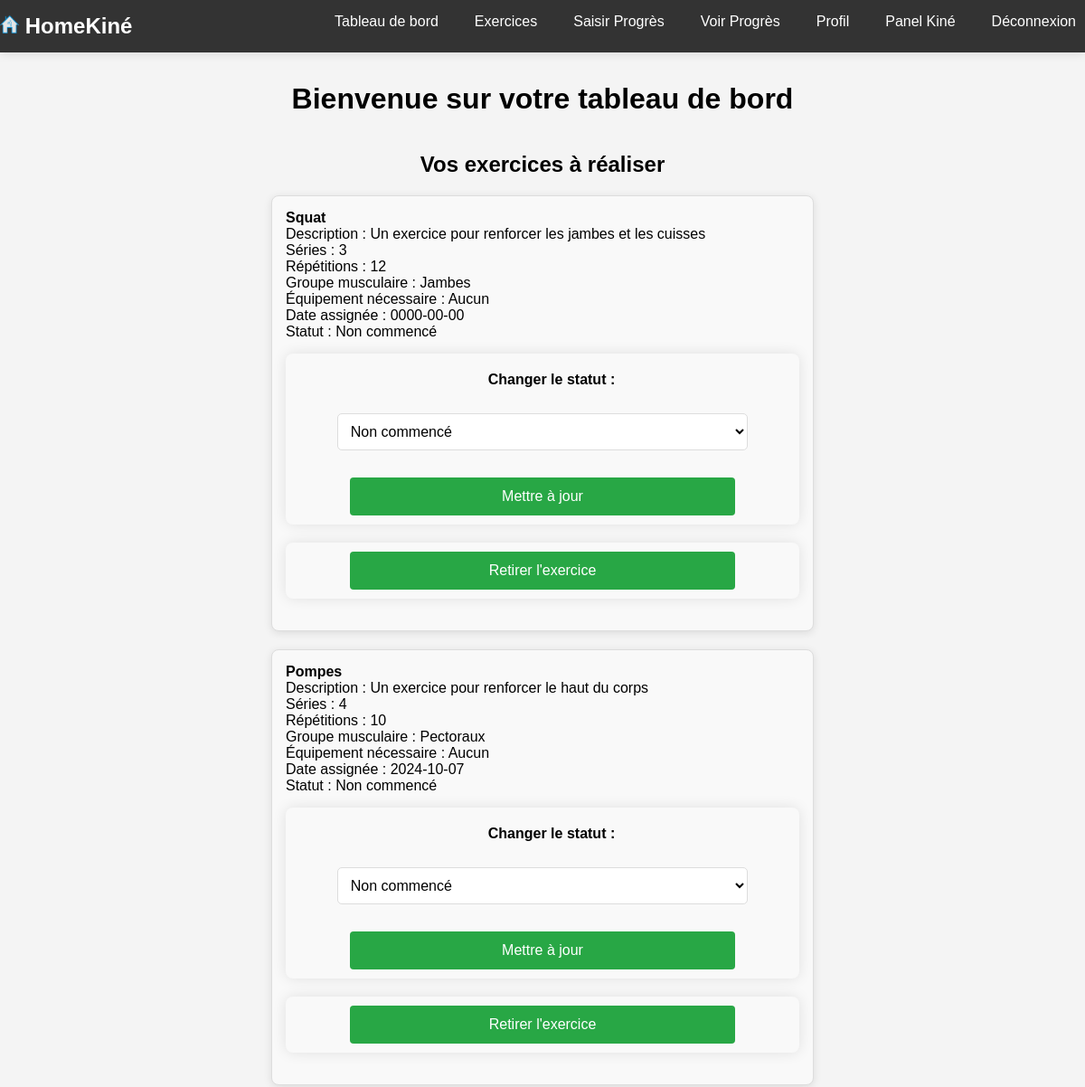
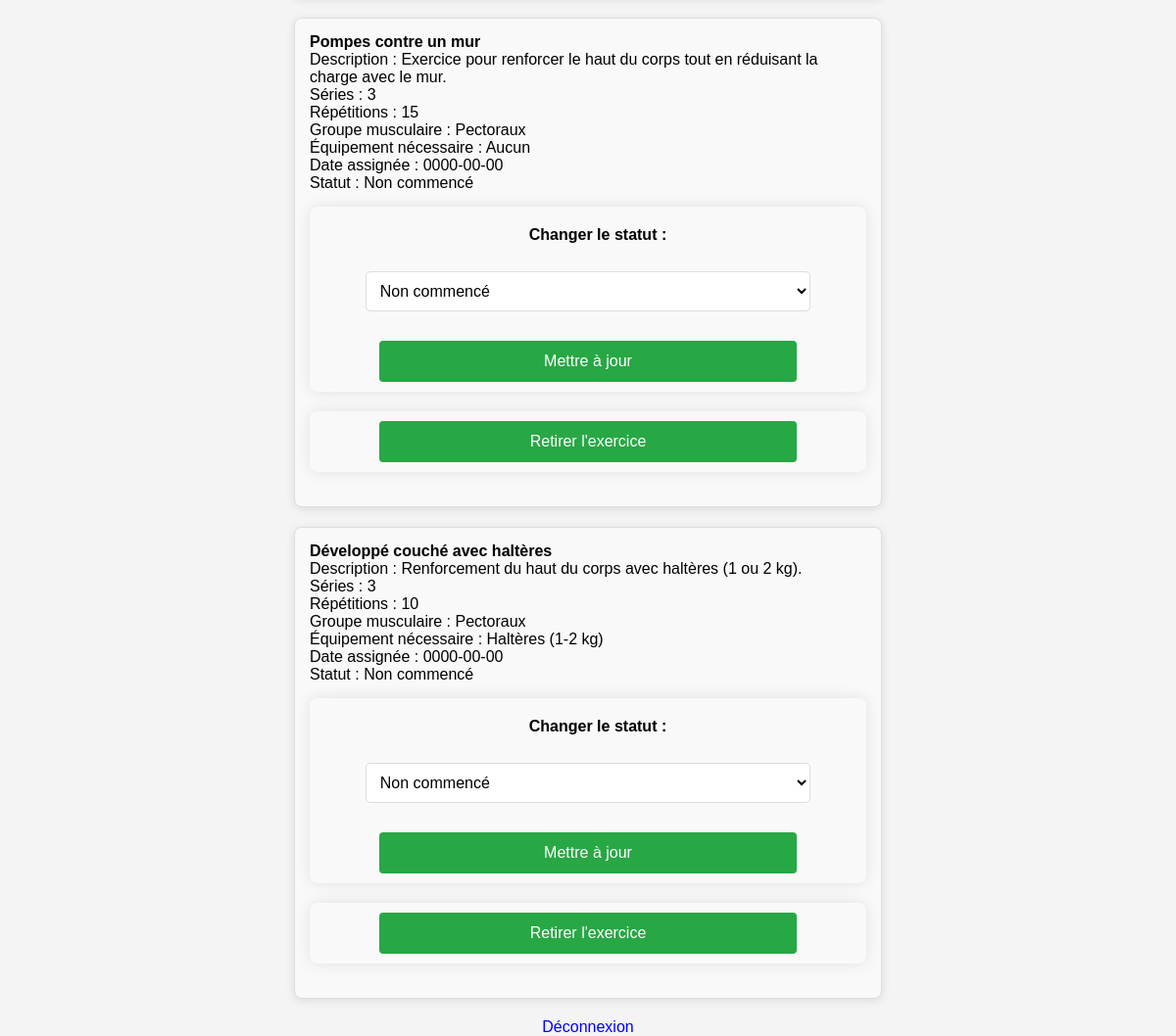
Page /dashboard.php (signed in) on the committed database (2 pictures, top to bottom).
### tables this page shows
CREATE TABLE IF NOT EXISTS `user_exercises` (
  `id` int NOT NULL AUTO_INCREMENT,
  `user_id` int NOT NULL,
  `exercise_id` int NOT NULL,
  `assigned_date` date NOT NULL,
  `status` enum('not_started','in_progress','completed') DEFAULT 'not_started',
  `target_score` int DEFAULT NULL,
  PRIMARY KEY (`id`),
  UNIQUE KEY `unique_user_exercise` (`user_id`,`exercise_id`),
  KEY `exercise_id` (`exercise_id`)
);

CREATE TABLE IF NOT EXISTS `exercises` (
  `id` int NOT NULL AUTO_INCREMENT,
  `name` varchar(100) NOT NULL,
  `description` text NOT NULL,
  `equipment_needed` varchar(100) DEFAULT NULL,
  `video_link` varchar(255) DEFAULT NULL,
  `created_at` timestamp NULL DEFAULT CURRENT_TIMESTAMP,
  `sets` int DEFAULT NULL,
  `reps` int DEFAULT NULL,
  `muscle_group_id` int DEFAULT NULL,
  PRIMARY KEY (`id`),
  KEY `fk_muscle_group` (`muscle_group_id`)
);

CREATE TABLE IF NOT EXISTS `muscle_groups` (
  `id` int NOT NULL AUTO_INCREMENT,
  `name` varchar(100) NOT NULL,
  PRIMARY KEY (`id`)
);

### dashboard.php (the view, shortened to what this page needs)
<?php
include('header.php');
include('config.php');
$user_id = $_SESSION['user_id'];
$query = "SELECT user_exercises.id AS user_exercise_id,
                 exercises.name,
                 exercises.description,
                 exercises.sets,
                 exercises.reps,
                 exercises.equipment_needed,
                 muscle_groups.name AS muscle_group_name,
                 user_exercises.status,
                 user_exercises.assigned_date
          FROM user_exercises
          JOIN exercises ON user_exercises.exercise_id = exercises.id
          JOIN muscle_groups ON exercises.muscle_group_id = muscle_groups.id
          WHERE user_exercises.user_id = '$user_id'";
$result = mysqli_query($conn, $query);
?>
<!DOCTYPE html>
<html lang="fr">
<head>
    <link rel="stylesheet" href="style.css">
</head>
<body>
    <h1>Bienvenue sur votre tableau de bord</h1>
    <h2>Vos exercices à réaliser</h2>
    <ul class="exercise-list">
        <?php while ($row = mysqli_fetch_assoc($result)): ?>
            <li class="exercise-card">
                <strong><?php echo $row['name']; ?></strong><br>
                Description : <?php echo $row['description']; ?><br>
                Séries : <?php echo $row['sets'] ?: 'Non défini'; ?><br>
                Répétitions : <?php echo $row['reps'] ?: 'Non défini'; ?><br>
                Groupe musculaire : <?php echo $row['muscle_group_name']; ?><br>
                Équipement nécessaire : <?php echo $row['equipment_needed'] ?: 'Aucun'; ?><br>
                Date assignée : <?php echo $row['assigned_date']; ?><br>
                Statut :
                <span class="<?php echo $row['status']; ?>">
                    <?php
                    switch($row['status']) {
                        case 'not_started':
                            echo 'Non commencé';
                            break;
                    }
                    ?>
                </span>
                <form method="POST" action="update_status.php">
                    <label for="status">Changer le statut :</label>
                    <select name="status" id="status">
                        <option value="not_started" <?php echo $row['status'] == 'not_started' ? 'selected' : ''; ?>>Non commencé</option>
                    </select>
                    <button type="submit">Mettre à jour</button>
                </form>
                <form method="POST" action="remove_exercise.php" onsubmit="return confirm('Êtes-vous sûr de vouloir retirer cet exercice ?');">
                    <button type="submit">Retirer l'exercice</button>
                </form>
            </li>
        <?php endwhile; ?>
    </ul>
    <a href="logout.php">Déconnexion</a>
</body>
</html>

### header.php (shortened to what this page needs)
<?php
$isKine = isset($_SESSION['isKine']) && $_SESSION['isKine'] == 1;
?>
<!DOCTYPE html>
<html lang="fr">
<head>
    <link rel="stylesheet" href="style.css">
</head>
<body>
    <header>
        <nav class="navbar">
            <div class="logo">
                <a href="dashboard.php"><img src="Image/logo-transparent.png" style="height:20px; width:auto;"
                        alt="Logo">
                    HomeKiné</a>
            </div>
            <ul class="nav-links">
                <li><a href="dashboard.php">Tableau de bord</a></li>
                <li><a href="exercices.php">Exercices</a></li>
                <li><a href="saisir_progres.php">Saisir Progrès</a></li>
                <li><a href="voir_progres.php">Voir Progrès</a></li>
                <li><a href="profil.php">Profil</a></li>
                <?php if ($isKine): ?>
                    <li><a href="kine_panel.php">Panel Kiné</a></li>
                <?php endif; ?>
                <li><a href="logout.php">Déconnexion</a></li>
            </ul>
        </nav>
    </header>

### style.css (style rules this page uses)
body { font-family: Arial, sans-serif; background-color: #f4f4f4; padding-top: 70px; margin: 0; display: flex; justify-content: center; align-items: center; flex-direction: column; min-height: 100vh; }
h1, h2 { text-align: center; margin-bottom: 20px; }
ul { list-style-type: none; padding: 0; margin-bottom: 20px; text-align: center; }
li { margin-bottom: 10px; }
a { text-decoration: none; color: blue; }
header { position: fixed; top: 0; left: 0; width: 100%; background-color: #333; color: white; padding: 15px 0; z-index: 1000; box-shadow: 0px 2px 10px rgba(0, 0, 0, 0.1); }
.navbar { max-width: 1200px; margin: 0 auto; display: flex; justify-content: space-between; align-items: center; }
.navbar .logo a { color: white; font-size: 24px; text-decoration: none; font-weight: bold; }
.navbar .nav-links { list-style-type: none; margin: 0; padding: 0; display: flex; }
.navbar .nav-links li { margin-left: 20px; }
.navbar .nav-links a { color: white; text-decoration: none; font-size: 16px; padding: 5px 10px; }
form, div, .section { display: flex; justify-content: center; align-items: center; flex-direction: column; }
button, input[type="submit"] { display: block; margin: 10px auto; padding: 10px 15px; background-color: #28a745; color: white; border: none; border-radius: 5px; cursor: pointer; font-size: 16px; text-align: center; width: auto; }
form { max-width: 600px; width: 100%; margin: 20px auto; padding: 20px; background-color: #f9f9f9; border-radius: 8px; box-shadow: 0 0 15px rgba(0, 0, 0, 0.1); }
form label { font-size: 16px; font-weight: bold; margin-bottom: 8px; display: inline-block; padding-top: 20px; padding-left: 20px; }
form input[type="text"], form input[type="email"], form input[type="password"], form input[type="number"], form input[type="date"], form select, form textarea { width: 100%; padding: 10px; margin: 10px 0; border: 1px solid #ccc; border-radius: 4px; font-size: 16px; box-sizing: border-box; background-color: #fff; transition: border-color 0.3s, box-shadow 0.3s; }
form button[type="submit"] { width: 75%; padding: 12px 20px; background-color: #28a745; color: #fff; border: none; border-radius: 4px; font-size: 16px; cursor: pointer; transition: background-color 0.3s; margin-bottom: 10px; }
.exercise-list { list-style-type: none; padding: 0; margin: 0 auto; display: flex; flex-direction: column; align-items: center; width: 100%; max-width: 800px; }
.exercise-card { background-color: #f9f9f9; border: 1px solid #ddd; padding: 15px; margin-bottom: 20px; border-radius: 8px; box-shadow: 0 2px 10px rgba(0, 0, 0, 0.1); width: 100%; max-width: 600px; text-align: left; box-sizing: border-box; overflow: hidden; }
.exercise-card form { width: 100%; margin-top: 15px; display: flex; flex-direction: column; gap: 10px; padding: 0; box-sizing: border-box; }
.exercise-card select, .exercise-card button { width: 80%; padding: 10px; font-size: 16px; border-radius: 5px; border: 1px solid #ddd; box-sizing: border-box; align-self: center; }
.exercise-card button { background-color: #28a745; color: white; border: none; cursor: pointer; transition: background-color 0.3s; }
button { background-color: #28a745; color: #fff; padding: 10px 15px; border: none; border-radius: 5px; cursor: pointer; }
.exercise-card form { width: 100%; margin-top: 15px; }

### rows in the picture
user_exercises: exercise.name "Squat", exercise.description "Un exercice pour renforcer les jambes et les cuisses", exercise.sets "3", exercise.reps "12", muscle_groups.name "Jambes", exercise.equipment_needed "Aucun", assigned_date "0000-00-00", shows "Non commencé", status "Non commencé"
user_exercises: exercise.name "Pompes", exercise.description "Un exercice pour renforcer le haut du corps", exercise.sets "4", exercise.reps "10", muscle_groups.name "Pectoraux", exercise.equipment_needed "Aucun", assigned_date "2024-10-07", shows "Non commencé", status "Non commencé"
user_exercises: exercise.name "Pompes contre un mur", exercise.description "Exercice pour renforcer le haut du corps tout en réduisant la charge avec le mur.", exercise.sets "3", exercise.reps "15", muscle_groups.name "Pectoraux", exercise.equipment_needed "Aucun", assigned_date "0000-00-00", shows "Non commencé", status "Non commencé"
user_exercises: exercise.name "Développé couché avec haltères", exercise.description "Renforcement du haut du corps avec haltères (1 ou 2 kg).", exercise.sets "3", exercise.reps "10", muscle_groups.name "Pectoraux", exercise.equipment_needed "Haltères (1-2 kg)", assigned_date "0000-00-00", shows "Non commencé", status "Non commencé"
